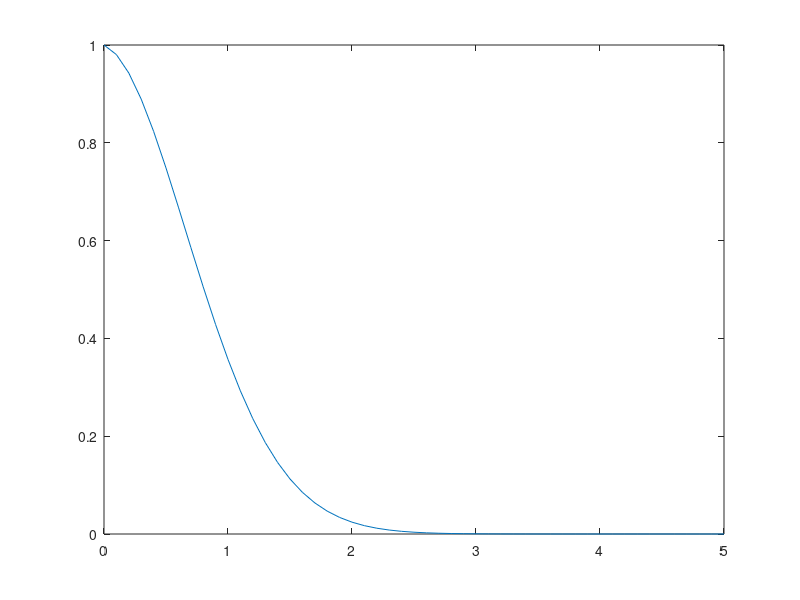

The MATLAB source for this figure:
% y(i+1) = y(i) +hS(i) (s --> slope F(t(i),y(i)))

% y' = -2ty

% initial y(0) = 1

% Analytical Solution y(t) = exp(-t^2)
clc
clear all

t0 = 0;
y0 = 1;
tEnd = 5;
h = 0.1;
N = (tEnd-t0)/h
%% Initializing Solution

T = [t0:h:tEnd]';
Y = zeros(N+1,1);
Y(1) = y0;

%% Solving Euler's Explicit Method

for i=1:N
    t = T(i)+h;
    y = fsolve(@(y) y-Y(i)+h*(2*t*y),Y(i));
    T(i+1) = t;
    Y(i+1) = y;
end

%% Plot Results and errors
plot(T,Y)
Ytrue = exp(-T.^2);
err = abs(Ytrue-Y);
max(err)